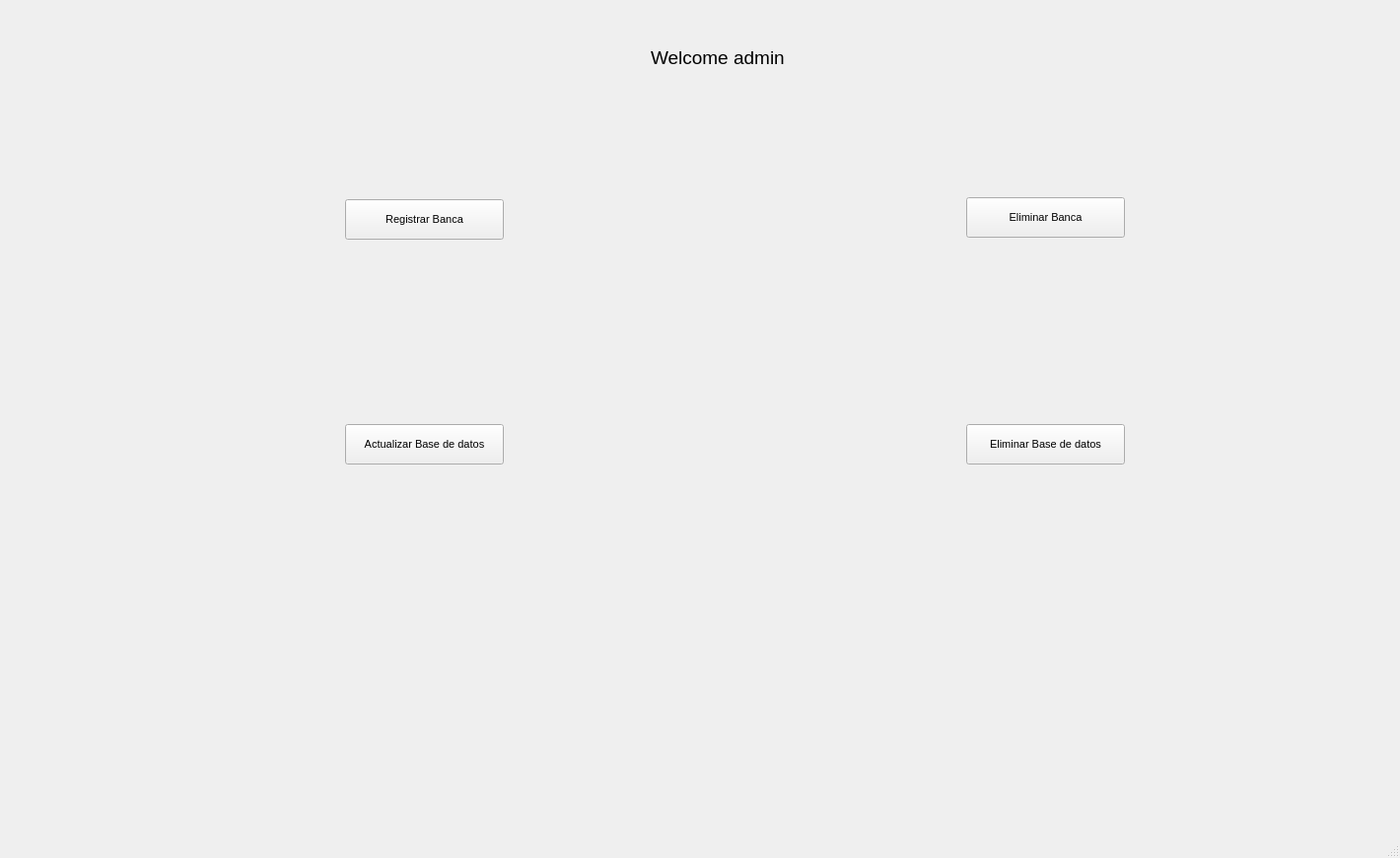
<?xml version="1.0" encoding="UTF-8"?>
<ui version="4.0">
 <class>MainWindow</class>
 <widget class="QMainWindow" name="MainWindow">
  <property name="geometry">
   <rect>
    <x>0</x>
    <y>0</y>
    <width>1420</width>
    <height>870</height>
   </rect>
  </property>
  <property name="font">
   <font>
    <pointsize>8</pointsize>
   </font>
  </property>
  <property name="windowTitle">
   <string>ADMIN</string>
  </property>
  <widget class="QWidget" name="centralwidget">
   <widget class="QLabel" name="label">
    <property name="geometry">
     <rect>
      <x>660</x>
      <y>50</y>
      <width>141</width>
      <height>16</height>
     </rect>
    </property>
    <property name="font">
     <font>
      <pointsize>14</pointsize>
     </font>
    </property>
    <property name="text">
     <string>Welcome admin</string>
    </property>
   </widget>
   <widget class="QPushButton" name="pushButton">
    <property name="geometry">
     <rect>
      <x>350</x>
      <y>202</y>
      <width>161</width>
      <height>41</height>
     </rect>
    </property>
    <property name="cursor">
     <cursorShape>PointingHandCursor</cursorShape>
    </property>
    <property name="text">
     <string>Registrar Banca</string>
    </property>
   </widget>
   <widget class="QPushButton" name="pushButton_2">
    <property name="geometry">
     <rect>
      <x>980</x>
      <y>200</y>
      <width>161</width>
      <height>41</height>
     </rect>
    </property>
    <property name="cursor">
     <cursorShape>PointingHandCursor</cursorShape>
    </property>
    <property name="text">
     <string>Eliminar Banca</string>
    </property>
   </widget>
   <widget class="QPushButton" name="pushButton_3">
    <property name="geometry">
     <rect>
      <x>350</x>
      <y>430</y>
      <width>161</width>
      <height>41</height>
     </rect>
    </property>
    <property name="cursor">
     <cursorShape>PointingHandCursor</cursorShape>
    </property>
    <property name="text">
     <string>Actualizar Base de datos</string>
    </property>
   </widget>
   <widget class="QPushButton" name="pushButton_4">
    <property name="geometry">
     <rect>
      <x>980</x>
      <y>430</y>
      <width>161</width>
      <height>41</height>
     </rect>
    </property>
    <property name="font">
     <font>
      <pointsize>8</pointsize>
     </font>
    </property>
    <property name="cursor">
     <cursorShape>PointingHandCursor</cursorShape>
    </property>
    <property name="text">
     <string>Eliminar Base de datos</string>
    </property>
   </widget>
  </widget>
  <widget class="QStatusBar" name="statusbar"/>
 </widget>
 <resources/>
 <connections/>
</ui>
